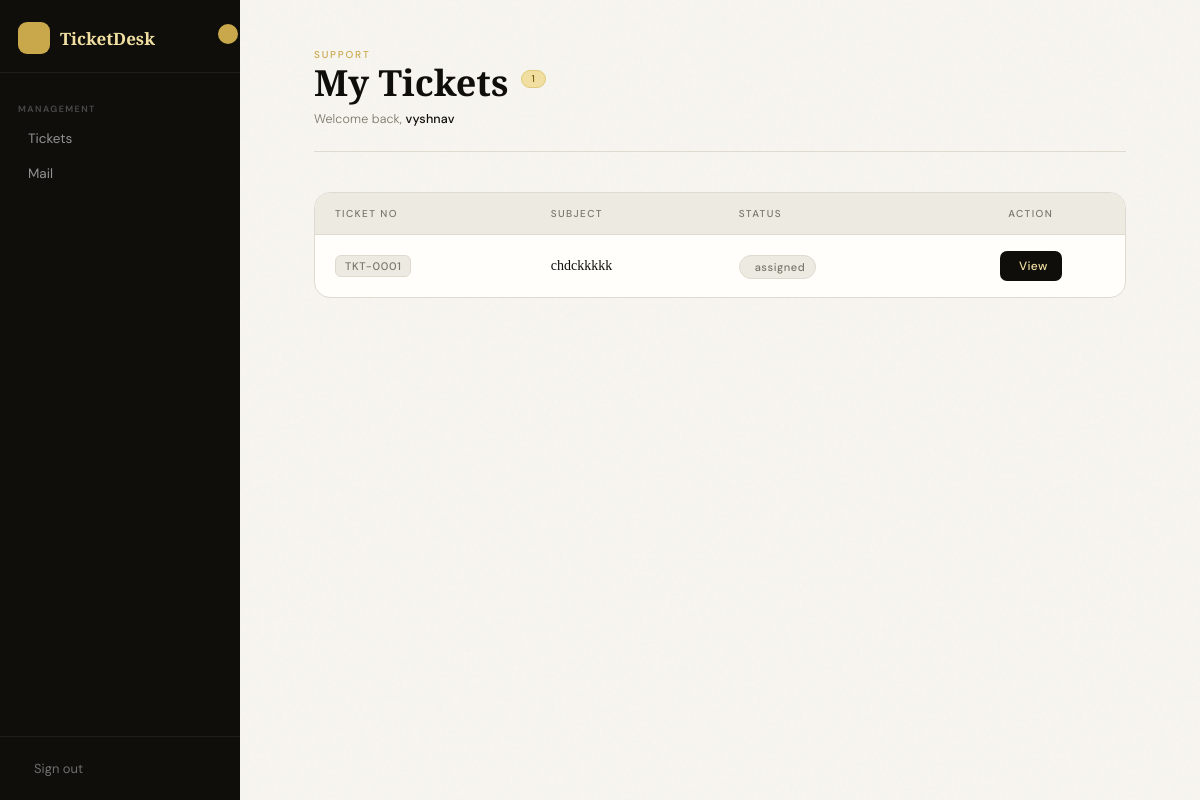
Page /staff/ (signed in) on the earlier database version.
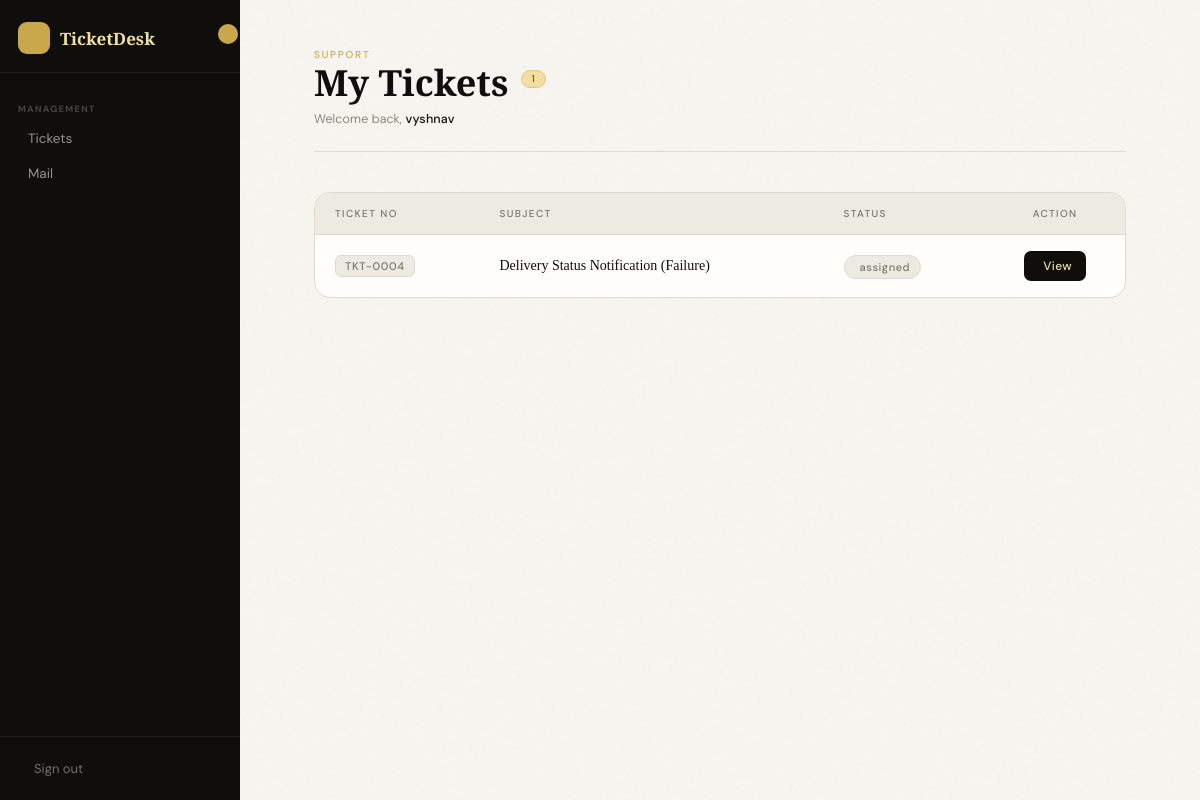
Same page on the later database version.
### myapp/models.py (models this page shows, shortened)
class Staff(models.Model):
    STATUS_CHOICE = [
        ('active', 'Active'),
        ('Inactive', 'Inactive'),
    ]
    name  = models.CharField(max_length=100)
    email  = models.EmailField(unique=True)
    status  = models.CharField(max_length=10, choices=STATUS_CHOICE, default='active')
    password = models.CharField(max_length=255)
    signature = models.TextField(blank=True, default='')

class Ticket(models.Model):
    STATUS_CHOICES = [
        ("unassigned", "Unassigned"),
        ("assigned",   "Assigned"),
        ("closed",     "Closed"),
    ]
    ticket_number = models.CharField(max_length=20, unique=True, editable=False)
    mail_id  = models.CharField(max_length=50, unique=True)
    subject = models.TextField(blank=True)
    sender = models.CharField(max_length=255, blank=True)
    date  = models.CharField(max_length=100, blank=True)
    body  = models.TextField(blank=True)
    cc    = models.TextField(blank=True, default="")
    bcc   = models.TextField(blank=True, default="")
    is_deleted= models.BooleanField(default=False)
    deleted_at = models.DateTimeField(null=True, blank=True)
    assigned_to = models.ForeignKey(Staff, null=True, blank=True, on_delete=models.SET_NULL, related_name="tickets")
    created_by  = models.ForeignKey(Staff, null=True, blank=True, on_delete=models.SET_NULL, related_name="created_tickets")
    status      = models.CharField(max_length=20, choices=STATUS_CHOICES, default="unassigned")
    created_at  = models.DateTimeField(auto_now_add=True)
    class Meta:
        ordering = ["-created_at"]

### myapp/views.py (the view)
# urls.py: path("staff/", views.staff_asigned_ticket, name="staff_asigned_ticket"),
def staff_asigned_ticket(request):
    staff_id = request.session.get("staff_id")
    if not staff_id:
        return redirect("login")
    staff = get_object_or_404(Staff,id=staff_id )
    tickets = Ticket.objects.filter(assigned_to=staff)
    return render(request, "staff_asigned_ticket.html", {
        "tickets": tickets,
        "staff": staff
    })

### templates/staff_asigned_ticket.html (shortened to what this page needs)
{% extends "main.html" %}
{% load static %}
{% block content %}
<div class="shell">
  <div class="top-bar">
    <div class="header-left">
      <span class="eyebrow">Support</span>
      <h1 class="title">
        My Tickets
        {% if tickets %}
          <span class="badge">{{ tickets|length }}</span>
        {% endif %}
      </h1>
      <p class="welcome-note">Welcome back, <strong>{{ staff.name }}</strong></p>
    </div>
  </div>
  <div class="table-wrapper">
    <table>
      <thead>
        <tr>
          <th>Ticket No</th>
          <th>Subject</th>
          <th>Status</th>
          <th>Action</th>
        </tr>
      </thead>
      <tbody>
        {% for ticket in tickets %}
        <tr style="animation-delay: {{ forloop.counter0 }}00ms;">
          <td><span class="ticket-num">{{ ticket.ticket_number }}</span></td>
          <td class="subject-cell">{{ ticket.subject }}</td>
          <td>
            {% if ticket.status == "open" or ticket.status == "Open" %}
              <span class="status-badge status-open"><i class="ti ti-circle-dot"></i> Open</span>
            {% elif ticket.status == "pending" or ticket.status == "Pending" %}
              <span class="status-badge status-pending"><i class="ti ti-clock"></i> Pending</span>
            {% elif ticket.status == "resolved" or ticket.status == "Resolved" %}
              <span class="status-badge status-resolved"><i class="ti ti-circle-check"></i> Resolved</span>
            {% elif ticket.status == "closed" or ticket.status == "Closed" %}
              <span class="status-badge status-closed"><i class="ti ti-circle-x"></i> Closed</span>
            {% else %}
              <span class="status-badge status-closed"> {{ ticket.status }}</span>
            {% endif %}
          </td>
          <td class="action-cell">
            <a href="{% url 'staff_ticket_detail' ticket.id %}" class="view-btn">
               View
            </a>
          </td>
        </tr>
        {% endfor %}
      </tbody>
    </table>
  </div>
</div>
{% endblock %}

### templates/main.html (shortened to what this page needs)
{% load static %}
<!DOCTYPE html>
<html>
<head>
  <link rel="stylesheet" href="https://cdn.jsdelivr.net/npm/@tabler/icons-webfont@latest/tabler-icons.min.css">
</head>
<body>
 {% include 'components/sidebar.html' %}
  <main class="main" id="main">
   {% block content %}{% endblock content %}
  </main>
</body>
</html>

### templates/components/sidebar.html (shortened to what this page needs)
<aside class="sidebar" id="sidebar">
    <div class="sidebar-logo">
      <div class="logo-icon"></div>
      <span class="logo-text">TicketDesk</span>
    </div>
    <div class="sidebar-toggle" onclick="toggleSidebar()">
    </div>
    <nav class="sidebar-nav">
      <div class="nav-section-label">Management</div>
      <div class="nav-group" id="group-tickets">
        <div class="nav-group-toggle" onclick="toggleGroup('group-tickets')" data-tip="Tickets">
          <span class="nav-group-label">Tickets</span>
        </div>
      </div>
      <div class="nav-group" id="group-mail">
        <div class="nav-group-toggle" onclick="toggleGroup('group-mail')"data-tip="Mail">
              <span class="nav-group-label">Mail</span>
          </div>
      </div>
    </nav>
    <div class="sidebar-bottom">
      <a href="{% url 'logout' %}" class="logout-side">
        <span>Sign out</span>
      </a>
    </div>
  </aside>

### templates/main.html (style rules this page uses)
*, *::before, *::after { box-sizing: border-box; margin: 0; padding: 0; }
:root { --ink: #0f0e0b; --paper: #f7f5f0; --cream: #edeae2; --gold: #c9a84c; --gold-light: #f0dfa0; --muted: #7a7669; --card: #fffefb; --border: #dedad0; --red: #c0392b; --red-light: #fde8e8; --green: #15803d; --green-light: #dcfce7; --green-border: #86efac; --blue: #1d4ed8; --blue-light: #dbeafe; --blue-border: #93c5fd; --sidebar-w: 240px; }
body { font-family: 'DM Sans', sans-serif; background: var(--paper); min-height: 100vh; color: var(--ink); display: flex; overflow-x: hidden; }
body::before { content: ''; position: fixed; inset: 0; pointer-events: none; z-index: 0; opacity: 0.6; }
.sidebar { width: var(--sidebar-w); min-height: 100vh; background: var(--ink); display: flex; flex-direction: column; position: fixed; left: 0; top: 0; bottom: 0; z-index: 100; transition: width 0.25s ease; overflow: hidden; }
.sidebar-logo { display: flex; align-items: center; gap: 10px; padding: 22px 18px 18px; border-bottom: 1px solid rgba(255,255,255,0.07); min-width: var(--sidebar-w); }
.logo-icon { width: 32px; height: 32px; border-radius: 9px; background: var(--gold); display: flex; align-items: center; justify-content: center; flex-shrink: 0; color: var(--ink); font-size: 16px; }
.logo-text { font-family: 'Playfair Display', serif; font-size: 17px; font-weight: 700; color: var(--gold-light); white-space: nowrap; opacity: 1; transition: opacity 0.2s; }
.sidebar-toggle { position: absolute; top: 22px; right: 0px; width: 24px; height: 24px; border-radius: 50%; background: var(--gold); border: 2px solid var(--ink); display: flex; align-items: center; justify-content: center; cursor: pointer; color: var(--ink); font-size: 11px; transition: transform 0.25s; z-index: 10; }
.sidebar-nav { flex: 1; padding: 16px 0; overflow-y: auto; overflow-x: hidden; }
.nav-section-label { font-size: 9px; font-weight: 600; letter-spacing: 0.16em; text-transform: uppercase; color: rgba(255,255,255,0.25); padding: 14px 18px 6px; white-space: nowrap; overflow: hidden; transition: opacity 0.2s; }
.nav-group { width: 100%; }
.nav-group-toggle { display: flex; align-items: center; gap: 10px; padding: 9px 18px; cursor: pointer; color: rgba(255,255,255,0.55); font-size: 13.5px; font-weight: 400; transition: background 0.15s, color 0.15s; white-space: nowrap; user-select: none; }
.nav-group-label { flex: 1; }
.sidebar-bottom { border-top: 1px solid rgba(255,255,255,0.07); padding: 14px; }
.logout-side { display: flex; align-items: center; gap: 10px; padding: 9px 10px; border-radius: 8px; color: rgba(255,255,255,0.4); font-size: 13px; text-decoration: none; transition: all 0.18s; white-space: nowrap; }
.main { margin-left: var(--sidebar-w); flex: 1; min-height: 100vh; transition: margin-left 0.25s ease; position: relative; z-index: 1; }
.shell { max-width: 760px; margin: 0 auto; padding: 48px 24px 80px; }
.top-bar { display: flex; justify-content: space-between; align-items: flex-end; margin-bottom: 40px; padding-bottom: 24px; border-bottom: 1px solid var(--border); }
.header-left { display: flex; flex-direction: column; gap: 4px; }
.eyebrow { font-size: 10px; font-weight: 500; letter-spacing: 0.18em; text-transform: uppercase; color: var(--gold); }
.title { font-family: 'Playfair Display', Georgia, serif; font-size: 36px; font-weight: 700; line-height: 1; color: var(--ink); display: flex; align-items: center; gap: 12px; }
.badge { font-family: 'DM Sans', sans-serif; font-size: 10px; font-weight: 500; letter-spacing: 0.06em; padding: 3px 10px; border-radius: 20px; background: var(--gold-light); color: #7a5c10; border: 1px solid #e0c97a; vertical-align: middle; position: relative; top: -4px; }
.status-closed { background: var(--green-light); color: var(--green); border: 1px solid var(--green-border); }

### templates/components/sidebar.html (style rules this page uses)
.nav-item[data-tip], .nav-group-toggle[data-tip] { position: relative; }

Differences in the rows shown:
no longer on this page (row edited): Ticket: ticket_number "TKT-0001", subject "chdckkkkk", status "assigned"
now on this page (row edited): Ticket: ticket_number "TKT-0004", subject "Delivery Status Notification (Failure)", status "assigned"
